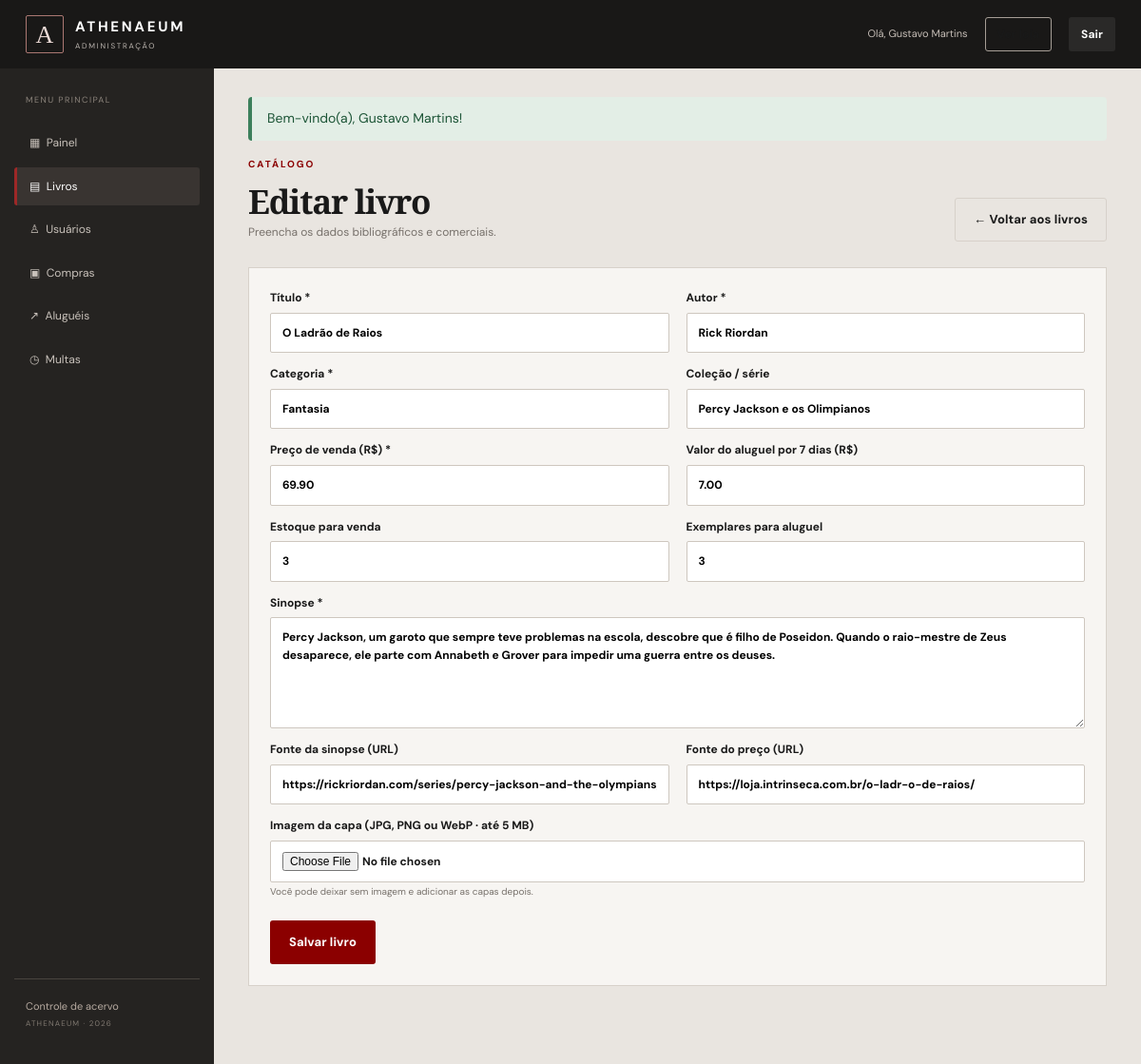
Screenshot of /admin/index.php?secao=livro_form&id=1 (signed in) with the database file from the repository.
### tables this page shows
CREATE TABLE usuarios (
 id INT AUTO_INCREMENT PRIMARY KEY,
 nome VARCHAR(120) NOT NULL,
 email VARCHAR(160) NOT NULL UNIQUE,
 telefone VARCHAR(30) NULL,
 senha VARCHAR(255) NOT NULL,
 tipo ENUM('admin','usuario') NOT NULL DEFAULT 'usuario',
 ativo TINYINT(1) NOT NULL DEFAULT 1,
 criado_em DATETIME NOT NULL DEFAULT CURRENT_TIMESTAMP
);

CREATE TABLE livros (
 id INT AUTO_INCREMENT PRIMARY KEY,
 titulo VARCHAR(180) NOT NULL,
 autor VARCHAR(150) NOT NULL,
 categoria VARCHAR(100) NOT NULL,
 colecao VARCHAR(150) NULL,
 sinopse TEXT NOT NULL,
 preco_venda DECIMAL(10,2) NOT NULL DEFAULT 0.00,
 valor_aluguel DECIMAL(10,2) NOT NULL DEFAULT 7.00,
 estoque_venda INT NOT NULL DEFAULT 0,
 estoque_aluguel INT NOT NULL DEFAULT 0,
 imagem VARCHAR(255) NULL,
 fonte_sinopse VARCHAR(500) NULL,
 fonte_preco VARCHAR(500) NULL,
 ativo TINYINT(1) NOT NULL DEFAULT 1,
 criado_em DATETIME NOT NULL DEFAULT CURRENT_TIMESTAMP,
 atualizado_em DATETIME NULL ON UPDATE CURRENT_TIMESTAMP,
 KEY idx_livros_titulo (titulo), KEY idx_livros_categoria (categoria),
 CONSTRAINT chk_livros_preco CHECK (preco_venda >= 0),
 CONSTRAINT chk_livros_aluguel CHECK (valor_aluguel >= 0),
 CONSTRAINT chk_livros_estoque_venda CHECK (estoque_venda >= 0),
 CONSTRAINT chk_livros_estoque_aluguel CHECK (estoque_aluguel >= 0)
);

### admin/index.php (called while the page is built, shortened)
<?php
require_once __DIR__.'/core/bootstrap.php';require_admin();
$secao=(string)($_GET['secao']??'painel');$permitidas=['painel','livros','livro_form','usuarios','usuario_form','usuario_detalhes','compras','alugueis','multas'];if(!in_array($secao,$permitidas,true))$secao='painel';
$L=new Livro();$U=new Usuario();$C=new Compra();$A=new Aluguel();$M=new Multa();$pdo=db();
$livroEdit=isset($_GET['id'])?$L->buscarPorId((int)$_GET['id']):null;$usuarioEdit=isset($_GET['id'])?$U->buscarPorId((int)$_GET['id']):null;
include __DIR__.'/partials/admin_header.php';
$view=__DIR__.'/views/admin/'.$secao.'.php';include $view;
include __DIR__.'/partials/admin_footer.php';

### admin/core/bootstrap.php (called while the page is built, shortened)
<?php
require_once __DIR__.'/../config/conexao.php';
require_once __DIR__.'/../dao/LivroDAO.php';
require_once __DIR__.'/../dao/UsuarioDAO.php';
require_once __DIR__.'/../dao/AluguelDAO.php';
require_once __DIR__.'/../models/Livro.php';
require_once __DIR__.'/../models/Usuario.php';
function url(string $path=''): string { return BASE_URL.'/'.ltrim($path,'/'); }
function h($v): string { return htmlspecialchars((string)$v, ENT_QUOTES, 'UTF-8'); }
function flash(string $key, ?string $message=null): ?string { if($message!==null){$_SESSION['flash'][$key]=$message;return null;} $v=$_SESSION['flash'][$key]??null; unset($_SESSION['flash'][$key]); return $v; }
function current_user(): ?array { return $_SESSION['usuario']??null; }

### admin/dao/UsuarioDAO.php (called while the page is built, shortened)
<?php
class UsuarioDAO {
 public function buscarPorId(int $id): ?array { $s=$this->pdo->prepare("SELECT id,nome,email,telefone,tipo,ativo,criado_em FROM usuarios WHERE id=?");$s->execute([$id]);return $s->fetch()?:null; }
}

### admin/models/Usuario.php (called while the page is built)
<?php
class Usuario { private UsuarioDAO $dao; public function __construct(){ $this->dao=new UsuarioDAO(db()); }
 public function listar():array{return $this->dao->listar();} public function buscarPorId(int $id):?array{return $this->dao->buscarPorId($id);} public function autenticar(string $e,string $s):?array{return $this->dao->autenticar($e,$s);} public function cadastrar(array $d):int{return $this->dao->cadastrar($d);} public function editar(int $id,array $d):bool{return $this->dao->editar($id,$d);} public function deletar(int $id):bool{return $this->dao->deletar($id);} }

### admin/config/conexao.php (called while the page is built, shortened)
<?php
function db(): PDO {
    static $pdo = null;
    if ($pdo instanceof PDO) return $pdo;
    $host = '127.0.0.1'; $dbname = 'athenaeum_livraria'; $user = 'root'; $pass = '';
    try {
        $pdo = new PDO("mysql:host={$host};dbname={$dbname};charset=utf8mb4", $user, $pass, [
            PDO::ATTR_ERRMODE => PDO::ERRMODE_EXCEPTION,
            PDO::ATTR_DEFAULT_FETCH_MODE => PDO::FETCH_ASSOC,
            PDO::ATTR_EMULATE_PREPARES => false,
        ]);
        return $pdo;
    } catch (PDOException $e) {
        error_log('Falha PDO: '.$e->getMessage());
        http_response_code(500);
        exit('Não foi possível conectar ao banco Athenaeum. Confira se o MySQL está ativo e se banco.sql foi importado.');
    }
}

### admin/models/Livro.php (called while the page is built)
<?php
class Livro { private LivroDAO $dao; public function __construct(){ $this->dao=new LivroDAO(db()); }
 public function listar(string $q='',string $categoria=''):array{return $this->dao->listar($q,$categoria);} public function listarTodos():array{return $this->dao->listarTodos();} public function categorias():array{return $this->dao->categorias();} public function buscarPorId(int $id):?array{return $this->dao->buscarPorId($id);} public function cadastrar(array $d):int{return $this->dao->cadastrar($d);} public function editar(int $id,array $d):bool{return $this->dao->editar($id,$d);} public function deletar(int $id):bool{return $this->dao->deletar($id);} }

### admin/dao/LivroDAO.php (called while the page is built, shortened)
<?php
class LivroDAO {
 public function buscarPorId(int $id): ?array { $s=$this->pdo->prepare("SELECT l.*, GREATEST(l.estoque_aluguel-(SELECT COUNT(*) FROM alugueis a WHERE a.livro_id=l.id AND a.status IN ('reservado','ativo')),0) AS disponiveis_aluguel FROM livros l WHERE l.id=?");$s->execute([$id]);return $s->fetch()?:null; }
}

### admin/views/admin/livro_form.php (the view)
<?php $f=$livroEdit??['id'=>0,'titulo'=>'','autor'=>'','categoria'=>'','colecao'=>'','sinopse'=>'','preco_venda'=>'','valor_aluguel'=>'7.00','estoque_venda'=>5,'estoque_aluguel'=>3,'imagem'=>'','fonte_sinopse'=>'','fonte_preco'=>'']; ?><div class="admin-page-title"><div><span class="eyebrow">CATÁLOGO</span><h1><?= $f['id']?'Editar livro':'Cadastrar livro' ?></h1><p>Preencha os dados bibliográficos e comerciais.</p></div><a class="btn btn-ghost" href="<?= h(url('admin/index.php?secao=livros')) ?>">← Voltar aos livros</a></div><form class="admin-card admin-form" method="post" enctype="multipart/form-data" action="<?= h(url('admin/controllers/acao.php')) ?>"><?= csrf_field() ?><input type="hidden" name="acao" value="save_book"><input type="hidden" name="id" value="<?= (int)$f['id'] ?>"><input type="hidden" name="retorno" value="admin/index.php?secao=livros"><input type="hidden" name="imagem_atual" value="<?= h($f['imagem']) ?>"><div class="form-grid"><label>Título *<input name="titulo" required value="<?= h($f['titulo']) ?>"></label><label>Autor *<input name="autor" required value="<?= h($f['autor']) ?>"></label><label>Categoria *<input name="categoria" required value="<?= h($f['categoria']) ?>" placeholder="Fantasia, Terror clássico..."></label><label>Coleção / série<input name="colecao" value="<?= h($f['colecao']) ?>"></label><label>Preço de venda (R$) *<input name="preco_venda" type="number" min="0" step="0.01" required value="<?= h($f['preco_venda']) ?>"></label><label>Valor do aluguel por 7 dias (R$)<input name="valor_aluguel" type="number" min="0" step="0.01" required value="<?= h($f['valor_aluguel']) ?>"></label><label>Estoque para venda<input name="estoque_venda" type="number" min="0" required value="<?= h($f['estoque_venda']) ?>"></label><label>Exemplares para aluguel<input name="estoque_aluguel" type="number" min="0" required value="<?= h($f['estoque_aluguel']) ?>"></label><label class="full-field">Sinopse *<textarea name="sinopse" rows="5" required><?= h($f['sinopse']) ?></textarea></label><label>Fonte da sinopse (URL)<input name="fonte_sinopse" value="<?= h($f['fonte_sinopse']) ?>"></label><label>Fonte do preço (URL)<input name="fonte_preco" value="<?= h($f['fonte_preco']) ?>"></label><label class="full-field">Imagem da capa (JPG, PNG ou WebP · até 5 MB)<input name="imagem" type="file" accept="image/jpeg,image/png,image/webp"><small>Você pode deixar sem imagem e adicionar as capas depois.</small></label></div><button class="btn btn-red">Salvar livro</button></form>

### admin/partials/admin_header.php
<!doctype html><html lang="pt-BR"><head><meta charset="utf-8"><meta name="viewport" content="width=device-width,initial-scale=1"><title>Painel administrativo — Athenaeum</title><link rel="stylesheet" href="<?= h(url('public/css/estilo.css')) ?>"></head><body class="admin-body"><header class="admin-top"><a class="brand" href="<?= h(url('index.php')) ?>"><span class="brand-mark">A</span><span><b>ATHENAEUM</b><small>ADMINISTRAÇÃO</small></span></a><div class="admin-top-right"><span>Olá, <?= h(current_user()['nome']) ?></span><a class="btn btn-outline btn-small" href="<?= h(url('index.php')) ?>">Ver loja</a><form method="post" action="<?= h(url('admin/controllers/acao.php')) ?>" class="inline-form"><?= csrf_field() ?><input type="hidden" name="acao" value="logout"><button class="btn btn-dark btn-small">Sair</button></form></div></header><div class="admin-layout"><aside class="admin-sidebar"><span class="sidebar-label">MENU PRINCIPAL</span><a href="<?= h(url('admin/index.php')) ?>" class="<?= $secao==='painel'?'active':'' ?>">▦ &nbsp;Painel</a><a href="<?= h(url('admin/index.php?secao=livros')) ?>" class="<?= str_starts_with($secao,'livro')?'active':'' ?>">▤ &nbsp;Livros</a><a href="<?= h(url('admin/index.php?secao=usuarios')) ?>" class="<?= str_starts_with($secao,'usuario')?'active':'' ?>">♙ &nbsp;Usuários</a><a href="<?= h(url('admin/index.php?secao=compras')) ?>" class="<?= $secao==='compras'?'active':'' ?>">▣ &nbsp;Compras</a><a href="<?= h(url('admin/index.php?secao=alugueis')) ?>" class="<?= $secao==='alugueis'?'active':'' ?>">↗ &nbsp;Aluguéis</a><a href="<?= h(url('admin/index.php?secao=multas')) ?>" class="<?= $secao==='multas'?'active':'' ?>">◷ &nbsp;Multas</a><div class="sidebar-bottom">Controle de acervo<br><small>ATHENAEUM · 2026</small></div></aside><main class="admin-main"><div class="flash-wrap"><?php if($m=flash('sucesso')): ?><div class="notice success"><?= h($m) ?></div><?php endif; ?><?php if($m=flash('erro')): ?><div class="notice error"><?= h($m) ?></div><?php endif; ?></div>

### public/css/estilo.css (style rules this page uses)
:root { --ink:#191919;--ink-2:#252525;--red:#8b0000;--red-2:#a10d12;--paper:#edeae6;--paper-2:#f7f5f2;--stone:#d8d2cb;--muted:#77716b;--line:#d7d1ca;--white:#fff;--green:#286346;--gold:#b99a67;--shadow:0 16px 45px rgba(28,22,18,.09) }
* { box-sizing:border-box }
html { scroll-behavior:smooth;scroll-padding-top:90px }
body { margin:0;background:#8b0000;color:var(--ink);font-family:'DM Sans',Arial,sans-serif;font-size:15px;line-height:1.55 }
a { color:inherit;text-decoration:none }
button,input,select,textarea { font:inherit }
button,a { transition:background .2s,color .2s,border-color .2s,transform .2s,box-shadow .2s }
button { cursor:pointer }
h1,h2,h3 { font-family:'Playfair Display',Georgia,serif;line-height:1.12;margin:0 0 12px }
h1 { font-size:clamp(2.3rem,5vw,4.4rem);letter-spacing:-.035em }
p { margin:0 0 14px }
.brand { display:flex;align-items:center;gap:12px;min-width:220px }
.brand-mark { width:40px;height:40px;border:1px solid #aa7772;color:#ead9d5;display:grid;place-items:center;font-family:'Playfair Display',serif;font-size:26px;border-radius:2px }
.brand b { display:block;font-size:15px;letter-spacing:.18em }
.brand small { display:block;font-size:8px;letter-spacing:.22em;color:#bcb6b0;margin-top:2px }
.inline-form { display:inline-flex;align-items:center;gap:8px }
.flash-wrap { padding-top:14px }
.notice { padding:12px 16px;border-radius:4px;margin:12px 0;font-size:14px }
.notice.success { background:#e3eee6;color:#1d5537;border-left:4px solid #3c805c }
.btn { border:1px solid transparent;display:inline-flex;justify-content:center;align-items:center;gap:10px;padding:12px 19px;font-size:13px;font-weight:700;letter-spacing:.01em;border-radius:3px;min-height:44px }
.btn-red { background:var(--red);color:#fff }
.btn-dark { background:#2a2928;color:#fff }
.btn-outline { border-color:#a59d95;background:transparent;color:var(--ink) }
.btn-ghost { background:transparent;border-color:var(--line);color:var(--ink) }
.btn-small { min-height:34px;padding:8px 12px;font-size:12px }
.eyebrow { display:inline-block;color:var(--red);font-weight:700;font-size:10px;letter-spacing:.2em;text-transform:uppercase;margin-bottom:12px }
.auth-card label,.admin-form label { display:block;font-size:12px;font-weight:700;margin-bottom:13px }
.auth-card input,.admin-form input,.admin-form select,.admin-form textarea { display:block;width:100%;padding:11px 12px;border:1px solid #cec7bf;background:#fff;margin-top:6px;outline:none;border-radius:2px }
.admin-body { background:#e9e5e0;min-height:100vh }
.admin-top { height:72px;background:#191817;color:#fff;padding:0 27px;display:flex;align-items:center;justify-content:space-between;position:sticky;top:0;z-index:20 }
.admin-top .brand { min-width:0 }
.admin-top-right { display:flex;align-items:center;gap:18px;font-size:11px;color:#c6beb7 }
.admin-layout { display:grid;grid-template-columns:225px 1fr;min-height:calc(100vh - 72px) }
.admin-sidebar { background:#252321;padding:27px 15px;color:#d7d1ca;display:flex;flex-direction:column;gap:5px;position:relative }
.sidebar-label { font-size:9px;letter-spacing:.16em;color:#8b837b;padding:0 12px 12px }
.admin-sidebar>a { padding:11px 13px;border-radius:3px;font-size:12px;color:#c9c2bb;border-left:3px solid transparent }
.admin-sidebar>a:hover,.admin-sidebar>a.active { background:#393431;color:#fff;border-left-color:#9e2827 }
.sidebar-bottom { margin-top:auto;font-size:11px;color:#b6aaa0;padding:20px 12px 8px;border-top:1px solid #49443f }
.sidebar-bottom small { font-size:8px;letter-spacing:.15em;color:#807971 }
.admin-main { padding:30px clamp(18px,3vw,42px) 60px;min-width:0 }
.admin-page-title { display:flex;align-items:flex-end;justify-content:space-between;gap:20px;margin:12px 0 27px }
.admin-page-title h1 { font-size:35px;margin:0 0 4px }
.admin-page-title p { font-size:12px;color:var(--muted);margin:0 }
.admin-card { background:var(--paper-2);border:1px solid var(--line);padding:22px;margin:0 0 22px;min-width:0 }
.admin-form { max-width:950px }
.admin-form .form-grid { display:grid;grid-template-columns:1fr 1fr;gap:0 18px }
.admin-form .full-field { grid-column:1/-1 }
.admin-form textarea { resize:vertical }
.admin-form button { margin-top:8px }
.admin-form label small { font-size:10px;color:var(--muted);font-weight:400 }
.admin-main .flash-wrap { padding-top:0 }
.admin-main .notice { margin-top:0 }

### rows the page displays
usuarios: nome "Gustavo Martins"
livros: titulo "O Ladrão de Raios", autor "Rick Riordan", categoria "Fantasia", colecao "Percy Jackson e os Olimpianos", preco_venda "69.90", valor_aluguel "7.00", estoque_venda "3", estoque_aluguel "3", sinopse "Percy Jackson, um garoto que sempre teve problemas na escola, descobre que é filho de Poseidon. Quando o raio-mestre de Zeus desaparece, ele parte com Annabeth e Grover para impedir uma guerra entre os deuses.", fonte_sinopse "https://rickriordan.com/series/percy-jackson-and-the-olympians/", fonte_preco "https://loja.intrinseca.com.br/o-ladr-o-de-raios/"

### other values shown
$m "Bem-vindo(a), Gustavo Martins!"
